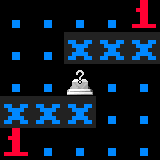

The image is a tile-based game level rendered from a .tmx file. Its description and complete source (layers, tilesets, objects, tile grids) follow:
An orthogonal 5x5 tile map with 32x32 px tiles, 3 tile layers (Tile Layer, Feature Layer, Tag Layer), 2 tilesets.

<map version="2017.05.26" orientation="orthogonal" renderorder="right-down" width="5" height="5" tilewidth="32" tileheight="32" backgroundcolor="#000000" nextobjectid="1">
 <properties>
  <property name="code" value=": ee_usk(_G)" />
  <property name="tags" value="ee_5x5" />
 </properties>
 <tileset firstgid="1" source="../tilesets/features.tsx" />
 <tileset firstgid="205" source="../tilesets/basic.tsx" />
 <layer name="Tile Layer" width="5" height="5">
  <data encoding="csv">
205,205,205,205,28,
205,205,206,206,206,
205,205,72,205,205,
206,206,206,205,205,
28,205,205,205,205
</data>
 </layer>
 <layer name="Feature Layer" width="5" height="5">
  <data encoding="csv">
0,0,0,0,0,
0,0,0,0,0,
0,0,0,0,0,
0,0,0,0,0,
0,0,0,0,0
</data>
 </layer>
 <layer name="Tag Layer" width="5" height="5">
  <data encoding="csv">
0,0,0,0,0,
0,0,0,0,0,
0,0,0,0,0,
0,0,0,0,0,
0,0,0,0,0
</data>
 </layer>
 <objectgroup name="Scripting Layer" />
</map>
